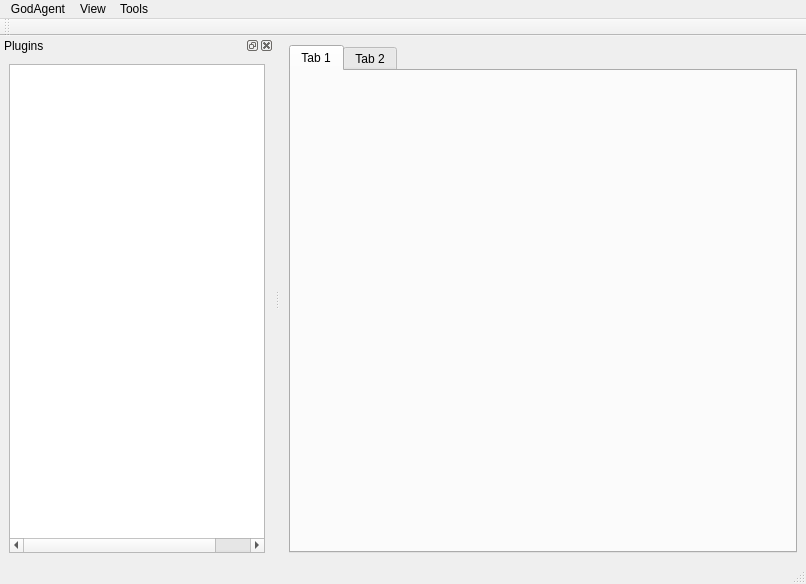
<?xml version="1.0" encoding="UTF-8"?>
<ui version="4.0">
 <class>MainWindow</class>
 <widget class="QMainWindow" name="MainWindow">
  <property name="geometry">
   <rect>
    <x>0</x>
    <y>0</y>
    <width>806</width>
    <height>584</height>
   </rect>
  </property>
  <property name="windowTitle">
   <string>MainWindow</string>
  </property>
  <widget class="QWidget" name="centralwidget">
   <layout class="QHBoxLayout" name="horizontalLayout_3">
    <item>
     <widget class="QTabWidget" name="tabWidget">
      <widget class="QWidget" name="tab_3">
       <attribute name="title">
        <string>Tab 1</string>
       </attribute>
      </widget>
      <widget class="QWidget" name="tab_4">
       <attribute name="title">
        <string>Tab 2</string>
       </attribute>
      </widget>
     </widget>
    </item>
   </layout>
  </widget>
  <widget class="QMenuBar" name="menubar">
   <property name="geometry">
    <rect>
     <x>0</x>
     <y>0</y>
     <width>806</width>
     <height>21</height>
    </rect>
   </property>
   <widget class="QMenu" name="menuGodAgent">
    <property name="title">
     <string>GodAgent</string>
    </property>
   </widget>
   <widget class="QMenu" name="menuView">
    <property name="title">
     <string>View</string>
    </property>
   </widget>
   <widget class="QMenu" name="menuTools">
    <property name="title">
     <string>Tools</string>
    </property>
   </widget>
   <addaction name="menuGodAgent"/>
   <addaction name="menuView"/>
   <addaction name="menuTools"/>
  </widget>
  <widget class="QStatusBar" name="statusbar"/>
  <widget class="QToolBar" name="toolBar">
   <property name="windowTitle">
    <string>toolBar</string>
   </property>
   <attribute name="toolBarArea">
    <enum>TopToolBarArea</enum>
   </attribute>
   <attribute name="toolBarBreak">
    <bool>false</bool>
   </attribute>
  </widget>
  <widget class="QDockWidget" name="dockWidget">
   <property name="windowTitle">
    <string>Plugins</string>
   </property>
   <attribute name="dockWidgetArea">
    <number>1</number>
   </attribute>
   <widget class="QWidget" name="dockWidgetContents">
    <layout class="QGridLayout" name="gridLayout">
     <item row="0" column="0">
      <widget class="QTreeWidget" name="treeWidget">
       <property name="columnCount">
        <number>3</number>
       </property>
       <attribute name="headerVisible">
        <bool>false</bool>
       </attribute>
       <column>
        <property name="text">
         <string notr="true">1</string>
        </property>
       </column>
       <column>
        <property name="text">
         <string notr="true">2</string>
        </property>
       </column>
       <column>
        <property name="text">
         <string notr="true">3</string>
        </property>
       </column>
      </widget>
     </item>
    </layout>
   </widget>
  </widget>
 </widget>
 <resources/>
 <connections/>
</ui>
